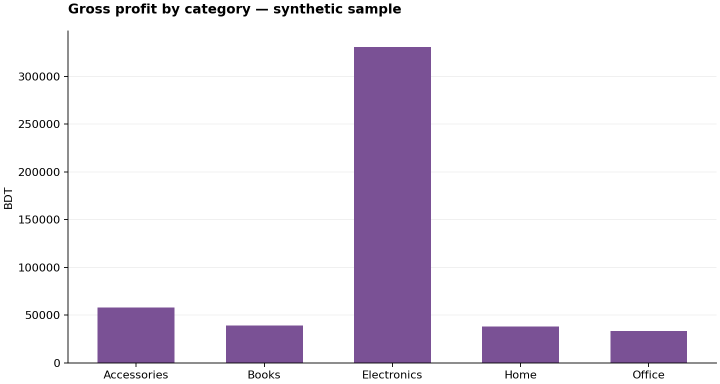
#> input picture charts/category_profit.png, 1440 x 768 px (shown at 1/2 size)
$ python -i pipeline.py   (imports and definitions only)
#> lines starting #> are read from the running program, lines starting #| are printed output that depends on the picture
"""Clean orders, reconcile Pandas with SQL, and generate reproducible reports."""

import json
import re
import sqlite3
from datetime import date
from decimal import Decimal, InvalidOperation
from pathlib import Path

import pandas as pd

ROOT = Path(__file__).resolve().parents[1]
SALES_COLUMNS = ["order_id", "order_date", "customer_id", "product_id", "quantity",
                 "unit_price_bdt", "discount_pct", "status"]
DB_COLUMNS = ["order_id", "order_date", "customer_id", "product_id", "quantity",
              "unit_price_paisa", "discount_pct", "status"]
STATUSES = {"completed", "returned", "cancelled"}


# [219 lines left out: functions require_columns, parse_money, parse_integer, normalize_references, clean_orders, enrich_orders and 7 more, not called in this run]

>>> import cv2
>>> picture = cv2.imread('../charts/category_profit.png', cv2.IMREAD_GRAYSCALE)
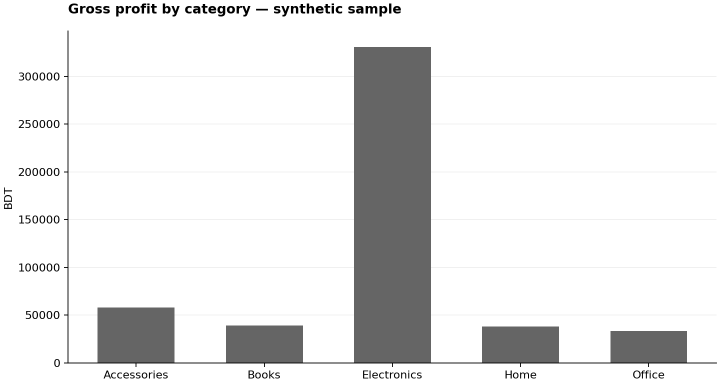
#> picture: shape (768, 1440) (shown at 1/2 size); min 0, max 255, mean 231.2
>>> result = run_analysis(picture, 'out.png')
#> (the run stopped early here; a loop or call above may not have finished)

$ run again, on charts/monthly_sales.png
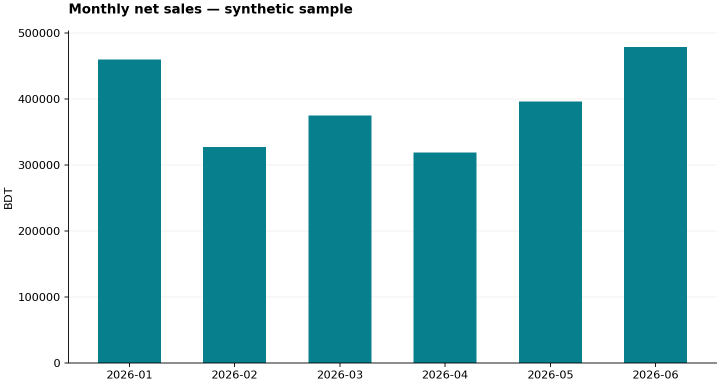
#> input picture charts/monthly_sales.png, 1440 x 768 px (shown at 1/2 size)
#> `picture = cv2.imread('../charts/category_profit.png', cv2.IMREAD_GRAYS..`:
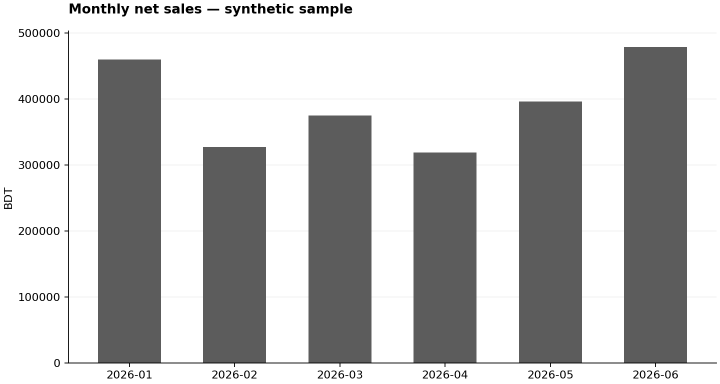
#> picture: shape (768, 1440) (shown at 1/2 size); min 0, max 255, mean 194.2

$ run again, on charts/regional_sales.png
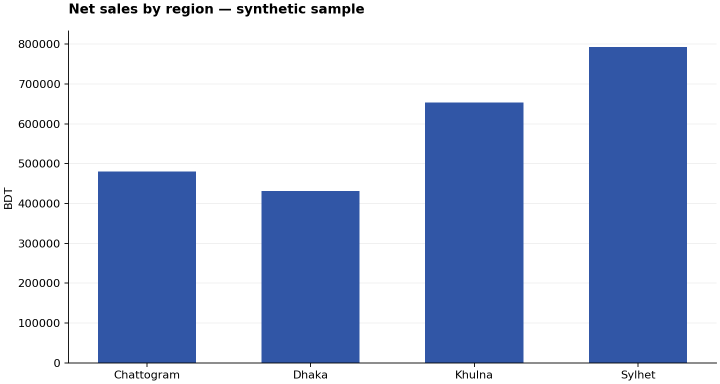
#> input picture charts/regional_sales.png, 1440 x 768 px (shown at 1/2 size)
#> `picture = cv2.imread('../charts/category_profit.png', cv2.IMREAD_GRAYS..`:
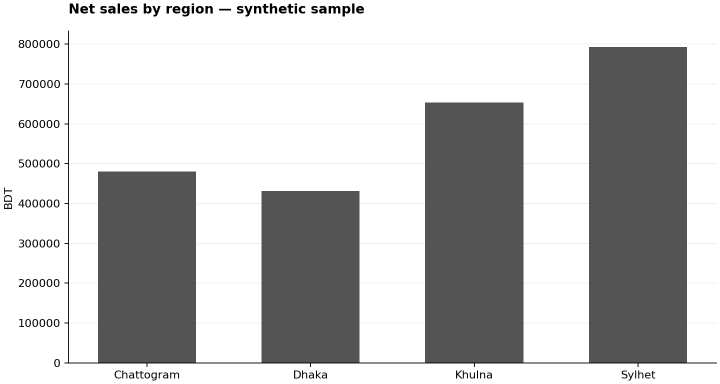
#> picture: shape (768, 1440) (shown at 1/2 size); min 0, max 255, mean 194.7
